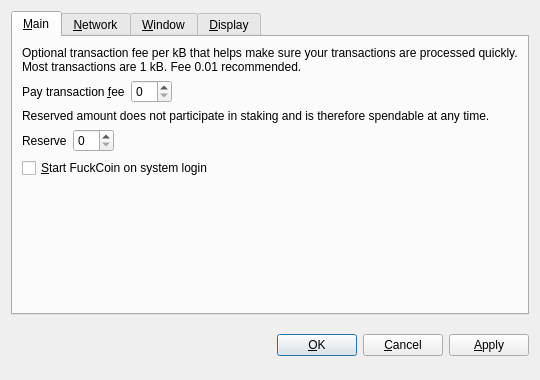
<?xml version="1.0" encoding="UTF-8"?>
<ui version="4.0">
 <class>OptionsDialog</class>
 <widget class="QDialog" name="OptionsDialog">
  <property name="geometry">
   <rect>
    <x>0</x>
    <y>0</y>
    <width>540</width>
    <height>380</height>
   </rect>
  </property>
  <property name="windowTitle">
   <string>Options</string>
  </property>
  <property name="modal">
   <bool>true</bool>
  </property>
  <layout class="QVBoxLayout" name="verticalLayout">
   <item>
    <widget class="QTabWidget" name="tabWidget">
     <property name="tabPosition">
      <enum>QTabWidget::North</enum>
     </property>
     <property name="currentIndex">
      <number>0</number>
     </property>
     <widget class="QWidget" name="tabMain">
      <attribute name="title">
       <string>&amp;Main</string>
      </attribute>
      <layout class="QVBoxLayout" name="verticalLayout_Main">
       <item>
        <widget class="QLabel" name="transactionFeeInfoLabel">
         <property name="text">
          <string>Optional transaction fee per kB that helps make sure your transactions are processed quickly. Most transactions are 1 kB. Fee 0.01 recommended.</string>
         </property>
         <property name="textFormat">
          <enum>Qt::PlainText</enum>
         </property>
         <property name="wordWrap">
          <bool>true</bool>
         </property>
        </widget>
       </item>
       <item>
        <layout class="QHBoxLayout" name="horizontalLayoutFee">
         <item>
          <widget class="QLabel" name="transactionFeeLabel">
           <property name="text">
            <string>Pay transaction &amp;fee</string>
           </property>
           <property name="textFormat">
            <enum>Qt::PlainText</enum>
           </property>
           <property name="buddy">
            <cstring>transactionFee</cstring>
           </property>
          </widget>
         </item>
         <item>
          <widget class="BitcoinAmountField" name="transactionFee"/>
         </item>
         <item>
          <spacer name="horizontalSpacerFee">
           <property name="orientation">
            <enum>Qt::Horizontal</enum>
           </property>
           <property name="sizeHint" stdset="0">
            <size>
             <width>40</width>
             <height>20</height>
            </size>
           </property>
          </spacer>
         </item>
        </layout>
       </item>
       <item>
        <widget class="QLabel" name="reserveBalanceInfoLabel">
         <property name="text">
          <string>Reserved amount does not participate in staking and is therefore spendable at any time.</string>
         </property>
         <property name="textFormat">
          <enum>Qt::PlainText</enum>
         </property>
         <property name="wordWrap">
          <bool>true</bool>
         </property>
        </widget>
       </item>
       <item>
        <layout class="QHBoxLayout" name="horizontalLayoutReserveBalance">
         <item>
          <widget class="QLabel" name="reserveBalanceLabel">
           <property name="text">
            <string>Reserve</string>
           </property>
           <property name="textFormat">
            <enum>Qt::PlainText</enum>
           </property>
           <property name="buddy">
            <cstring>reserveBalance</cstring>
           </property>
          </widget>
         </item>
         <item>
          <widget class="BitcoinAmountField" name="reserveBalance"/>
         </item>
         <item>
          <spacer name="horizontalSpacerReserveBalance">
           <property name="orientation">
            <enum>Qt::Horizontal</enum>
           </property>
           <property name="sizeHint" stdset="0">
            <size>
             <width>40</width>
             <height>20</height>
            </size>
           </property>
          </spacer>
         </item>
        </layout>
       </item>
       <item>
        <widget class="QCheckBox" name="bitcoinAtStartup">
         <property name="toolTip">
          <string>Automatically start FuckCoin after logging in to the system.</string>
         </property>
         <property name="text">
          <string>&amp;Start FuckCoin on system login</string>
         </property>
        </widget>
       </item>
       <item>
        <spacer name="verticalSpacer_Main">
         <property name="orientation">
          <enum>Qt::Vertical</enum>
         </property>
         <property name="sizeHint" stdset="0">
          <size>
           <width>20</width>
           <height>40</height>
          </size>
         </property>
        </spacer>
       </item>
      </layout>
     </widget>
     <widget class="QWidget" name="tabNetwork">
      <attribute name="title">
       <string>&amp;Network</string>
      </attribute>
      <layout class="QVBoxLayout" name="verticalLayout_Network">
       <item>
        <widget class="QCheckBox" name="mapPortUpnp">
         <property name="toolTip">
          <string>Automatically open the FuckCoin client port on the router. This only works when your router supports UPnP and it is enabled.</string>
         </property>
         <property name="text">
          <string>Map port using &amp;UPnP</string>
         </property>
        </widget>
       </item>
       <item>
        <widget class="QCheckBox" name="connectSocks">
         <property name="toolTip">
          <string>Connect to the FuckCoin network through a SOCKS5 proxy (e.g. when connecting through Tor).</string>
         </property>
         <property name="text">
          <string>&amp;Connect through SOCKS5 proxy:</string>
         </property>
        </widget>
       </item>
       <item>
        <layout class="QHBoxLayout" name="horizontalLayout_Network">
         <item>
          <widget class="QLabel" name="proxyIpLabel">
           <property name="text">
            <string>Proxy &amp;IP:</string>
           </property>
           <property name="textFormat">
            <enum>Qt::PlainText</enum>
           </property>
           <property name="buddy">
            <cstring>proxyIp</cstring>
           </property>
          </widget>
         </item>
         <item>
          <widget class="QValidatedLineEdit" name="proxyIp">
           <property name="maximumSize">
            <size>
             <width>140</width>
             <height>16777215</height>
            </size>
           </property>
           <property name="toolTip">
            <string>IP address of the proxy (e.g. 127.0.0.1)</string>
           </property>
          </widget>
         </item>
         <item>
          <widget class="QLabel" name="proxyPortLabel">
           <property name="text">
            <string>&amp;Port:</string>
           </property>
           <property name="textFormat">
            <enum>Qt::PlainText</enum>
           </property>
           <property name="buddy">
            <cstring>proxyPort</cstring>
           </property>
          </widget>
         </item>
         <item>
          <widget class="QLineEdit" name="proxyPort">
           <property name="maximumSize">
            <size>
             <width>55</width>
             <height>16777215</height>
            </size>
           </property>
           <property name="toolTip">
            <string>Port of the proxy (e.g. 9050)</string>
           </property>
          </widget>
         </item>
         <item>
          <spacer name="horizontalSpacer_Network">
           <property name="orientation">
            <enum>Qt::Horizontal</enum>
           </property>
           <property name="sizeHint" stdset="0">
            <size>
             <width>40</width>
             <height>20</height>
            </size>
           </property>
          </spacer>
         </item>
        </layout>
       </item>
       <item>
        <spacer name="verticalSpacer_Network">
         <property name="orientation">
          <enum>Qt::Vertical</enum>
         </property>
         <property name="sizeHint" stdset="0">
          <size>
           <width>20</width>
           <height>40</height>
          </size>
         </property>
        </spacer>
       </item>
      </layout>
     </widget>
     <widget class="QWidget" name="tabWindow">
      <attribute name="title">
       <string>&amp;Window</string>
      </attribute>
      <layout class="QVBoxLayout" name="verticalLayout_Window">
       <item>
        <widget class="QCheckBox" name="minimizeToTray">
         <property name="toolTip">
          <string>Show only a tray icon after minimizing the window.</string>
         </property>
         <property name="text">
          <string>&amp;Minimize to the tray instead of the taskbar</string>
         </property>
        </widget>
       </item>
       <item>
        <widget class="QCheckBox" name="minimizeOnClose">
         <property name="toolTip">
          <string>Minimize instead of exit the application when the window is closed. When this option is enabled, the application will be closed only after selecting Quit in the menu.</string>
         </property>
         <property name="text">
          <string>M&amp;inimize on close</string>
         </property>
        </widget>
       </item>
       <item>
        <spacer name="verticalSpacer_Window">
         <property name="orientation">
          <enum>Qt::Vertical</enum>
         </property>
         <property name="sizeHint" stdset="0">
          <size>
           <width>20</width>
           <height>40</height>
          </size>
         </property>
        </spacer>
       </item>
      </layout>
     </widget>
     <widget class="QWidget" name="tabDisplay">
      <attribute name="title">
       <string>&amp;Display</string>
      </attribute>
      <layout class="QVBoxLayout" name="verticalLayout_Display">
       <item>
        <layout class="QHBoxLayout" name="horizontalLayout_1_Display">
         <item>
          <widget class="QLabel" name="langLabel">
           <property name="text">
            <string>User Interface &amp;language:</string>
           </property>
           <property name="textFormat">
            <enum>Qt::PlainText</enum>
           </property>
           <property name="buddy">
            <cstring>lang</cstring>
           </property>
          </widget>
         </item>
         <item>
          <widget class="QValueComboBox" name="lang">
           <property name="toolTip">
            <string>The user interface language can be set here. This setting will take effect after restarting FuckCoin.</string>
           </property>
          </widget>
         </item>
        </layout>
       </item>
       <item>
        <layout class="QHBoxLayout" name="horizontalLayout_2_Display">
         <item>
          <widget class="QLabel" name="unitLabel">
           <property name="text">
            <string>&amp;Unit to show amounts in:</string>
           </property>
           <property name="textFormat">
            <enum>Qt::PlainText</enum>
           </property>
           <property name="buddy">
            <cstring>unit</cstring>
           </property>
          </widget>
         </item>
         <item>
          <widget class="QValueComboBox" name="unit">
           <property name="toolTip">
            <string>Choose the default subdivision unit to show in the interface and when sending coins.</string>
           </property>
          </widget>
         </item>
        </layout>
       </item>
       <item>
        <widget class="QCheckBox" name="coinControlFeatures">
         <property name="toolTip">
          <string>Whether to show coin control features or not.</string>
         </property>
         <property name="text">
          <string>Display coin &amp;control features (experts only!)</string>
         </property>
        </widget>
       </item>
       <item>
        <widget class="QCheckBox" name="minimizeCoinAge">
         <property name="toolTip">
          <string>Whether to select the coin outputs randomly or with minimal coin age.</string>
         </property>
         <property name="text">
          <string>Minimize weight consumption (experimental)</string>
         </property>
        </widget>
       </item>
       <item>
        <widget class="QCheckBox" name="useBlackTheme">
         <property name="text">
          <string>Use black visual theme (requires restart)</string>
         </property>
        </widget>
       </item>
       <item>
        <spacer name="verticalSpacer_Display">
         <property name="orientation">
          <enum>Qt::Vertical</enum>
         </property>
         <property name="sizeHint" stdset="0">
          <size>
           <width>20</width>
           <height>40</height>
          </size>
         </property>
        </spacer>
       </item>
      </layout>
     </widget>
    </widget>
   </item>
   <item>
    <layout class="QHBoxLayout" name="horizontalLayout_Buttons">
     <item>
      <spacer name="horizontalSpacer_1">
       <property name="orientation">
        <enum>Qt::Horizontal</enum>
       </property>
       <property name="sizeHint" stdset="0">
        <size>
         <width>40</width>
         <height>48</height>
        </size>
       </property>
      </spacer>
     </item>
     <item>
      <widget class="QLabel" name="statusLabel">
       <property name="font">
        <font>
         <weight>75</weight>
         <bold>true</bold>
        </font>
       </property>
       <property name="text">
        <string/>
       </property>
       <property name="textFormat">
        <enum>Qt::PlainText</enum>
       </property>
       <property name="wordWrap">
        <bool>true</bool>
       </property>
      </widget>
     </item>
     <item>
      <spacer name="horizontalSpacer_2">
       <property name="orientation">
        <enum>Qt::Horizontal</enum>
       </property>
       <property name="sizeHint" stdset="0">
        <size>
         <width>40</width>
         <height>48</height>
        </size>
       </property>
      </spacer>
     </item>
     <item>
      <widget class="QPushButton" name="okButton">
       <property name="text">
        <string>&amp;OK</string>
       </property>
      </widget>
     </item>
     <item>
      <widget class="QPushButton" name="cancelButton">
       <property name="text">
        <string>&amp;Cancel</string>
       </property>
       <property name="autoDefault">
        <bool>false</bool>
       </property>
      </widget>
     </item>
     <item>
      <widget class="QPushButton" name="applyButton">
       <property name="text">
        <string>&amp;Apply</string>
       </property>
       <property name="autoDefault">
        <bool>false</bool>
       </property>
      </widget>
     </item>
    </layout>
   </item>
  </layout>
 </widget>
 <customwidgets>
  <customwidget>
   <class>BitcoinAmountField</class>
   <extends>QSpinBox</extends>
   <header>bitcoinamountfield.h</header>
  </customwidget>
  <customwidget>
   <class>QValueComboBox</class>
   <extends>QComboBox</extends>
   <header>qvaluecombobox.h</header>
  </customwidget>
  <customwidget>
   <class>QValidatedLineEdit</class>
   <extends>QLineEdit</extends>
   <header>qvalidatedlineedit.h</header>
  </customwidget>
 </customwidgets>
 <resources/>
 <connections/>
</ui>
